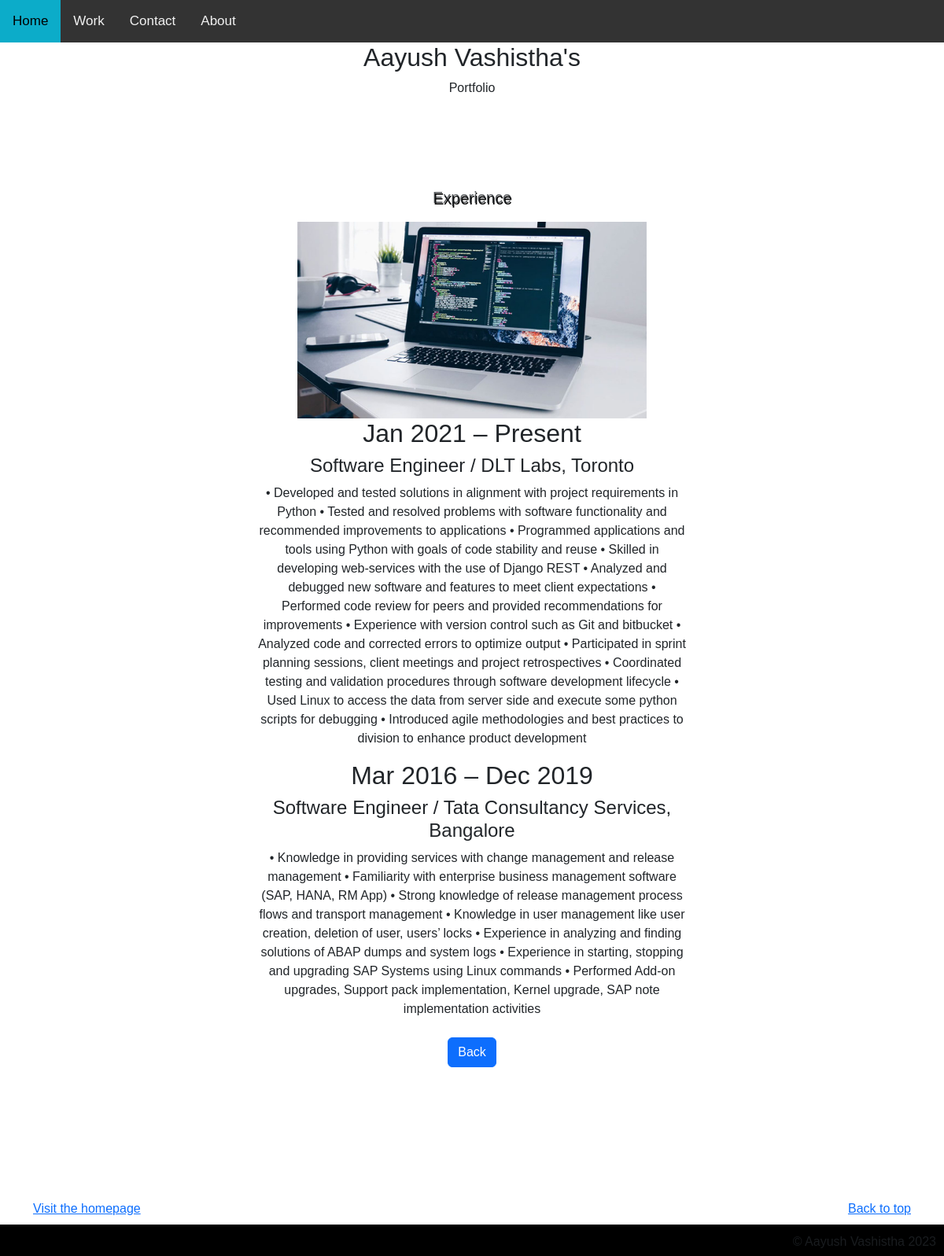
The app's page /jobs/4 with its own data.
### jobs/models.py (models this page shows)
class job(models.Model):
    image = models.ImageField(upload_to='images')
    summary = models.CharField(max_length=200)
    def __str__(self):
        return self.summary

class resume(models.Model):
    year = models.CharField(max_length=100)
    designation = models.CharField(max_length=100)
    text = models.CharField(max_length=2000)
    def __str__(self):
        return self.year

### jobs/views.py (the view)
# urls.py: path('jobs/<int:job_id>', jobs.views.detail, name = 'detail'),
def detail(request, job_id):
    job_detail = get_object_or_404(job, pk = job_id)
    print(job_detail)
    if job_id == 4:
        resume_detail = resume.objects.filter(id__in = [1,2])
        print(resume_detail)
    elif job_id == 5:
        resume_detail = resume.objects.filter(id__in = [3,4])
        print(resume_detail)
    else:
        resume_detail = resume.objects.filter(id = 5)
    return render(request, 'detail.html', {'job': job_detail, 'resume': resume_detail})

### jobs/templates/detail.html (shortened to what this page needs)
<!doctype html>
<html lang="en" data-bs-theme="auto">
  {% load static %}
    <link rel="stylesheet" href="/styles/style.css">
<link href="https://cdn.jsdelivr.net/npm/bootstrap@5.3.0/dist/css/bootstrap.min.css" rel="stylesheet">
  </head>
    </head>
    <body>
  <div class="topnav">
    <a class="active" href="/">Home</a>
    <a href="/work">Work</a>
    <a href="/contact">Contact</a>
    <a href="/about">About</a>
  </div>
  <div style="text-align: center;">
    <h2>Aayush Vashistha's</h2>
    <p>Portfolio</p>
  </div>
<main>
  <section class="py-5 text-center container">
    <div class="row py-lg-5">
      <div class="col-lg-6 col-md-8 mx-auto">
        <p class="lead text-body-secondary">{{ job.summary }}</p>
        <img src="{{ job.image.url }}" height=250 alt=""></img>
        {% for resume in resume %}
        <h2> {{ resume.year }} </h2>
        <h4> {{ resume.designation }} </h4>
        <p> {{ resume.text }} </p>
        {% endfor %}
        <p>
            <a href="{% url 'work' %}" class="btn btn-primary my-2">Back</a>
          </p>
      </div>
    </div>
  </section>
</main>
<footer class="text-body-secondary py-5">
  <div class="container">
    <p class="float-end mb-1">
      <a href="#">Back to top</a>
    </p>
    <p class="mb-0"> <a href="/">Visit the homepage</a>
  </div>
  <div class="footer">
    <p class="float-end mb-1">
      &copy; Aayush Vashistha 2023
    </p>
  </div>
</footer>
    </body>
</html>

### styles/style.css (style rules this page uses)
html,body { margin:0; height:100%; font-family: 'Josefin Sans', sans-serif; }
a { text-decoration:none }
.btn { color:#333; border:2px solid; border-radius:3px; text-decoration:none; display:inline-block; padding:5px 10px; font-weight:600 }
body { color: white; }
.lead { text-shadow: 1px 2px black; }
.footer { position: fixed; padding: 10px 10px 0px 10px; bottom: 0; width: 100%; height: 40px; background: rgb(0, 0, 0); }
.topnav { background-color: #333; overflow: hidden; }
.topnav a { float: left; color: #f2f2f2; text-align: center; padding: 14px 16px; text-decoration: none; font-size: 17px; }
.topnav a.active { background-color: #04AA6D; color: white; }

### jobs/templates/detail.html (style rules this page uses)
body { margin: 0; font-family: Arial, Helvetica, sans-serif; }
.topnav { overflow: hidden; background-color: #333; }
.topnav a { float: left; color: #f2f2f2; text-align: center; padding: 14px 16px; text-decoration: none; font-size: 17px; }

### records on screen
job: summary "Experience", image (picture)
resume: year "Jan 2021 – Present", designation "Software Engineer / DLT Labs, Toronto", text "• Developed and tested solutions in alignment with project requirements in Python • Tested and resolved problems with software functionality and recommended improvements to applications • Programmed applications and tools using Python with goals of code stability and reuse • Skilled in developing web-services with the use of Django REST • Analyzed and debugged new software and features to meet client expectations • Performed code review for peers and provided recommendations for improvements • Experience with version control such as Git and bitbucket • Analyzed code and corrected errors to optimize output • Participated in sprint planning sessions, client meetings and project retrospectives…"
resume: year "Mar 2016 – Dec 2019", designation "Software Engineer / Tata Consultancy Services, Bangalore", text "• Knowledge in providing services with change management and release management • Familiarity with enterprise business management software (SAP, HANA, RM App) • Strong knowledge of release management process flows and transport management • Knowledge in user management like user creation, deletion of user, users’ locks • Experience in analyzing and finding solutions of ABAP dumps and system logs • Experience in starting, stopping and upgrading SAP Systems using Linux commands • Performed Add-on upgrades, Support pack implementation, Kernel upgrade, SAP note implementation activities"
